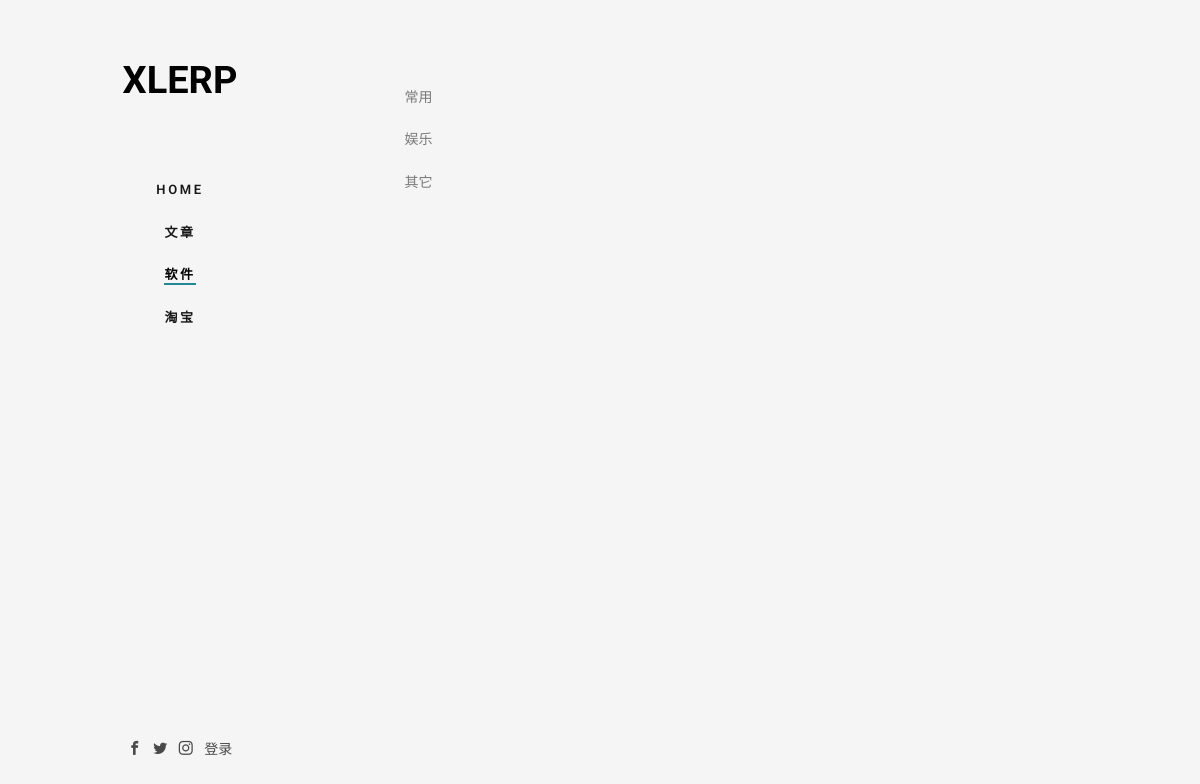
The app's page /App/, older data.
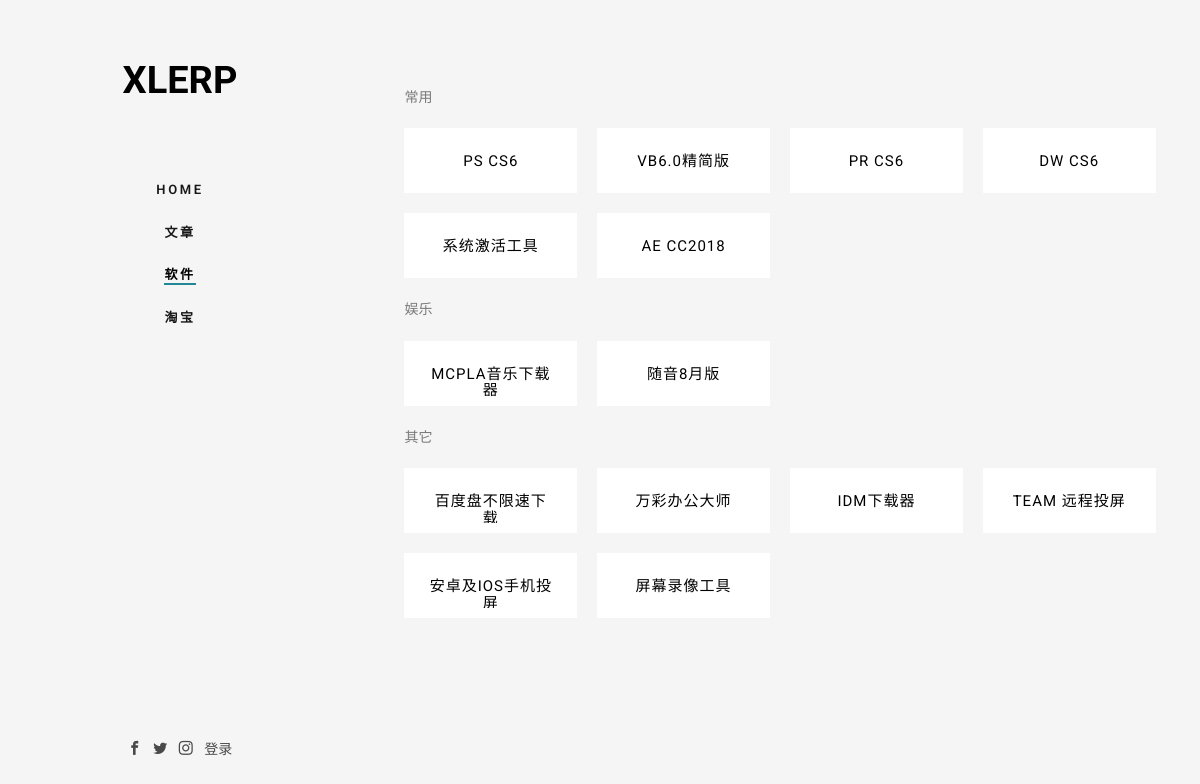
The same page, newer data.
### HomeApp/models.py (models this page shows, shortened)
class APPLIST(models.Model):
    GENDER_CHOICES = (
        (u'do1', u'常用'),
        (u'do2', u'娱乐'),
        (u'do3', u'其他'),
    )
    title = models.CharField(max_length=10,unique=True,verbose_name=u'标题')
    PANdomurl = models.CharField(max_length=300, verbose_name=u'文件地址')
    Appclass = models.CharField(max_length=30, verbose_name=u'类别', choices=GENDER_CHOICES)
    imgurl = models.CharField(max_length=300, null=True, blank=True,verbose_name=u'图片地址')
    star_time = models.DateTimeField(auto_now_add=True,verbose_name=u'创建日期')
    last_time = models.DateTimeField(auto_now=True,verbose_name=u'最后一次修改日期')
    isDelete = models.BooleanField(default=True,verbose_name=u'是否可用')
    class Meta:
        verbose_name_plural = "APP"

### HomeApp/views.py (the view)
# urls.py: path('App/', views.App, name='App'),
def App(request):
    context = {}
    context['applist'] = models.APPLIST.objects.all()
    context['activeApp'] = 'fh5co-active'
    return render(request,'App.html',context)

### templates/App.html
{% extends "home.html" %}
{% load staticfiles %}
{% block main %}
<div class="fh5co-narrow-content">
        <div class="row row-bottom-padded-md">
            <span class="col-md-12 col-padding animate-box " >常用</span>
            {% for i in applist %}
            {% if i.Appclass == 'do1' %}
            <div class="col-md-3 col-padding animate-box mianimate-box " data-animate-effect="fadeInLeft" >
                <div class="blog-entry">
                    <a href="{{ i.PANdomurl }}" target="_blank">
                        <div class="desc">
                            <h3 style="height:30px;    overflow: hidden; text-align: center;">
                                {{ i.title }}
                            </h3>
                        </div>
                    </a>
                </div>
            </div>
            {% endif %}
            {% endfor %}
            <span class="col-md-12 col-padding animate-box " >娱乐</span>
            {% for i in applist %}
            {% if i.Appclass == 'do2' %}
            <div class="col-md-3 col-padding animate-box mianimate-box " data-animate-effect="fadeInLeft" >
                <div class="blog-entry">
                    <a href="{{ i.PANdomurl }}" target="_blank">
                        <div class="desc">
                            <h3 style="height:30px;    overflow: hidden; text-align: center;">
                                {{ i.title }}
                            </h3>
                        </div>
                    </a>
                </div>
            </div>
            {% endif %}
            {% endfor %}
            <span class="col-md-12 col-padding animate-box " >其它</span>
            {% for i in applist %}
            {% if i.Appclass == 'do3' %}
            <div class="col-md-3 col-padding animate-box mianimate-box " data-animate-effect="fadeInLeft" >
                <div class="blog-entry">
                    <a href="{{ i.PANdomurl }}" target="_blank">
                        <div class="desc">
                            <h3 style="height:30px;    overflow: hidden; text-align: center;">
                                {{ i.title }}
                            </h3>
                        </div>
                    </a>
                </div>
            </div>
            {% endif %}
            {% endfor %}
        </div>
    </div>
{% endblock %}

Row changes from the older to the newer data that the page shows:
now on this page (row edited): APPLIST: title "PS CS6", shown under "XLERP"
now on this page (row edited): APPLIST: title "VB6.0精简版", shown under "XLERP"
now on this page (row edited): APPLIST: title "PR CS6", shown under "XLERP"
now on this page (row edited): APPLIST: title "DW CS6", shown under "XLERP"
now on this page (row edited): APPLIST: title "系统激活工具", shown under "XLERP"
added APPLIST: title "AE CC2018", shown under "XLERP"
added APPLIST: title "MCPLA音乐下载器"
added APPLIST: title "随音8月版"
now on this page (row edited): APPLIST: title "百度盘不限速下载"
now on this page (row edited): APPLIST: title "万彩办公大师"
now on this page (row edited): APPLIST: title "IDM下载器"
added APPLIST: title "TEAM 远程投屏"
added APPLIST: title "安卓及IOS手机投屏"
added APPLIST: title "屏幕录像工具"
